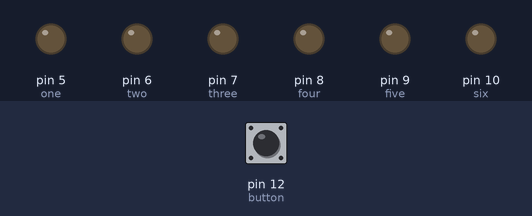
A program run on a simulated Arduino Nano, built with avr-gcc and run on an emulated ATmega328P. On the bench: output pins drawn as LEDs (lit = HIGH). Dashed ring = blinking. The test bench sets the inputs (shaded band); at power-on: pin 12 (button) LOW. Random numbers use the default seed unless the program sets one.

Above: at 1.2 s.
1.3 s: pin 12 (button) pulled HIGH for 0.15 s
At 3.5 s:
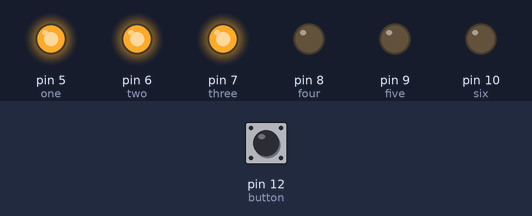
4.3 s: pin 12 (button) pulled HIGH for 1 s
At 5.8 s:
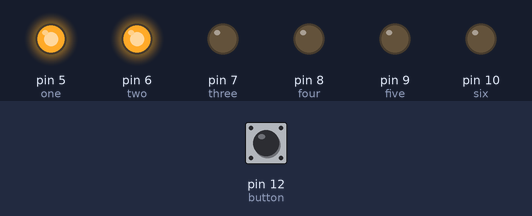
7.3 s: pin 12 (button) pulled HIGH for 3.2 s
At 11.7 s:
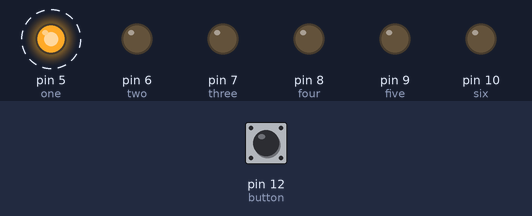
12.0 s: pin 12 (button) pulled HIGH for 3.2 s
At 15.9 s:
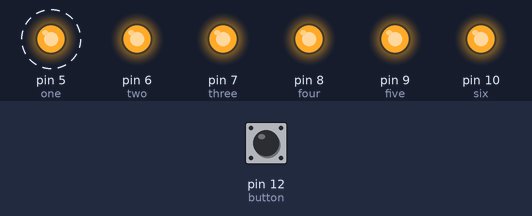
17.1 s: pin 12 (button) pulsed HIGH 5 times (0.12 s each, 0.3 s apart)
At 20.1 s:
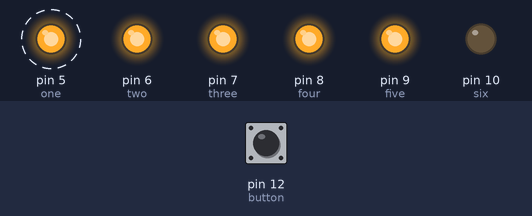
21.0 s: pin 12 (button) pulsed HIGH 5 times (0.12 s each, 0.3 s apart)
At 24.2 s:
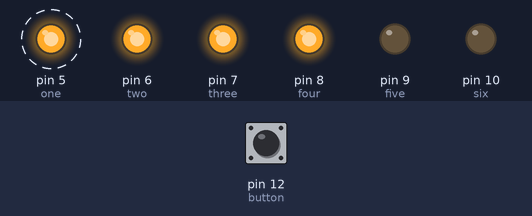
Timing chart, 0 to 25.7 s (numbered marks = the images above; inputs shaded):
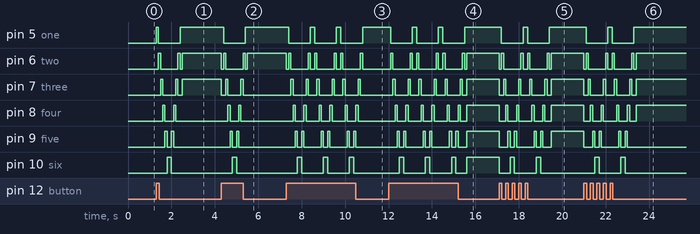

The program:

main.cpp
```cpp
#include <Arduino.h>

//LED pins//
#define one 5
#define two 6
#define three 7
#define four 8
#define five 9
#define six 10

// pin for the button//
#define button 12
int pressed = 0;


void setup()
{

  // set all LED pins to OUTPUT//
  for (int i=one; i<=six; i++)
  {
    pinMode (i, OUTPUT);
  }

  pinMode (button, INPUT);

  //random seed from analog pin 0//
  randomSeed (analogRead(0));

}


void loop()
{

  // if button is pressed - throw the dice
  pressed = digitalRead (button);
  if (pressed == HIGH)
  {
    // remove previous number
    setAllLEDs (LOW);

    buildUpTension();

    int thrownNumber = throwDice();
    showNumber (thrownNumber);
  }

}


//simulates shaking of dice//
void buildUpTension()
{

  // left to right
  for (int i=one; i<=six; i++)
  {
    if (i!=one)
    {
      digitalWrite (i-1, LOW);
    }

    digitalWrite (i, HIGH);
    delay (100);
  }

  // right to left
  for (int i=six; i>=one; i--)
  {
    if (i!=six)
    {
      digitalWrite (i+1, LOW);
    }

    digitalWrite (i, HIGH);
    delay (100);
  }

}


//what do if spcific number is shown//
void showNumber(int number)
{

  digitalWrite (one, HIGH);

  if (number >= 2)
  {
    digitalWrite (two, HIGH);
  }

  if (number >= 3)
  {
    digitalWrite (three, HIGH);
  }

  if (number >= 4)
  {
    digitalWrite (four, HIGH);
  }

  if (number >= 5)
  {
    digitalWrite (five, HIGH);
  }

  if (number == 6)
  {
    digitalWrite (six, HIGH);
  }

}


//gets random number//
int throwDice()
{
  // get a random number in the range [1,6]
  int randNumber = random (1,7);
  return randNumber;
}


void setAllLEDs (int val)
{

  for (int i=one; i<=six; i++)
  {
    digitalWrite(i, val);
  }

}
```

Measured:
- after the input at 1.3 s, pin 5 (one): LOW → HIGH at once, → LOW 0.10 s later, → HIGH 1.0 s later; pin 6 (two): goes HIGH 0.10 s, LOW 0.80 s, HIGH 0.10 s, LOW 0.10 s, then HIGH, starting after 0.10 s
- after the input at 4.3 s, pin 5 (one): HIGH → LOW after 0.10 s, → HIGH 1.0 s later; pin 6 (two): goes LOW 0.10 s, HIGH 0.10 s, LOW 0.80 s, HIGH 0.10 s, LOW 0.10 s, then HIGH, starting at once
- after the input at 7.3 s, pin 5 (one): alternates HIGH for 0.20 s and LOW for 1.0 s, starting after 0.10 s; pin 6 (two): HIGH → LOW at once, then repeats every 1.2 s: HIGH 0.10 s, LOW 0.80 s, HIGH 0.10 s, LOW 0.20 s
- after the input at 12.0 s, pin 5 (one): alternates HIGH for 0.20 s and LOW for 1.0 s, starting after 0.10 s; pin 6 (two): LOW → HIGH after 0.10 s, then repeats every 1.2 s: LOW 0.80 s, HIGH 0.10 s, LOW 0.20 s, HIGH 0.10 s
- after the input at 17.1 s, pin 5 (one): alternates HIGH for 0.20 s and LOW for 1.0 s, starting after 0.10 s; pin 6 (two): HIGH → LOW at once, → HIGH 0.10 s later, → LOW 0.10 s later, → HIGH 0.80 s later, … (10 changes in this stretch)
- after the input at 21.0 s, pin 5 (one): alternates HIGH for 0.20 s and LOW for 1.0 s, 4 changes in all, then stays HIGH, starting after 0.10 s; pin 6 (two): HIGH → LOW at once, → HIGH 0.10 s later, → LOW 0.10 s later, → HIGH 0.80 s later, … (10 changes in this stretch)
